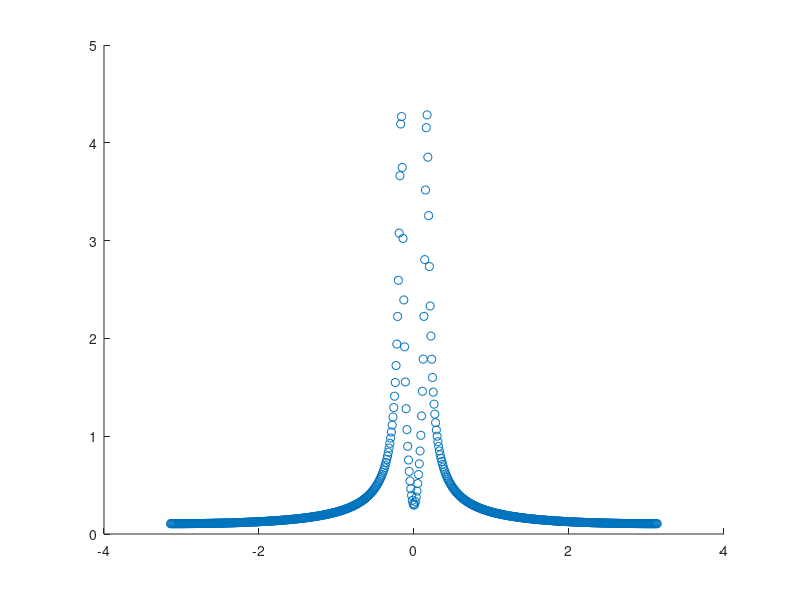

Recreate this plot in MATLAB.
%XC after sampling is 
clear all
clc
close all

a = 0.12; 
OMG = 0.25*pi;
T = 1/4.8;
%fundamental frequency range
w = -pi:0.01:pi;
XC = (a+1i*w)./((a+1i*w).^2+ OMG.^2);%continues time FT
%abs(xc) only plot the magnetude 
%plot(w, abs(XC));


%NOW plot the sampled DTFT 
A = [1 -exp(-a*T)*cos(OMG*T) 0];
B = [1 -2*exp(-a*T)*cos(OMG*T) exp(-2*a*T)];
[f w] = freqz (A , B , w);
hold on;
%w/T=continuous time frequency
%abs(f)*T
plot ( w, abs(f)*T, 'o');
